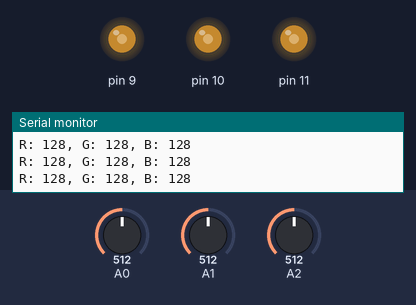
Simulated run of this sketch. Board: Arduino Uno, built with avr-gcc and run on an emulated ATmega328P. On the bench: output pins drawn as LEDs (lit = HIGH), the last lines printed to the serial monitor. The test bench sets the inputs (shaded band); at power-on: A0 = 512, A1 = 512, A2 = 512.

Above: at 1.2 s.
1.3 s: A0 set to 306
At 1.7 s:
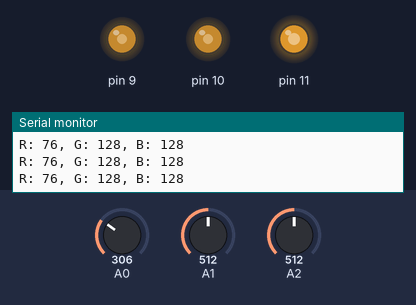
2.8 s: A1 set to 44
At 3.2 s:
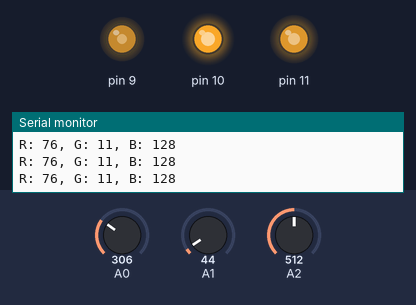
4.3 s: A1 set to 37
At 5.3 s:
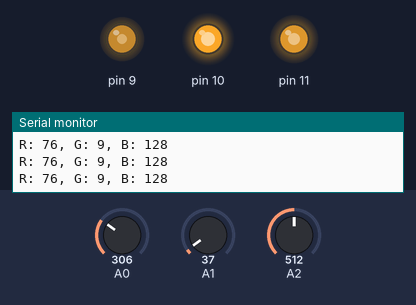
5.8 s: A2 set to 418
At 7.1 s:
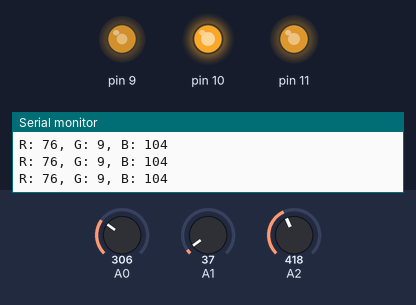
7.4 s: A2 set to 387
At 8.6 s:
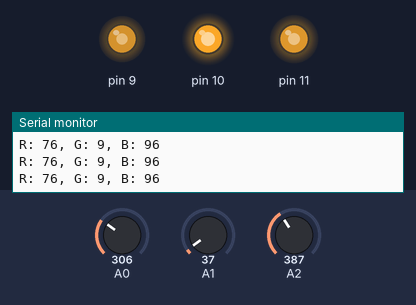
8.9 s: A0 set to 382
At 9.6 s:
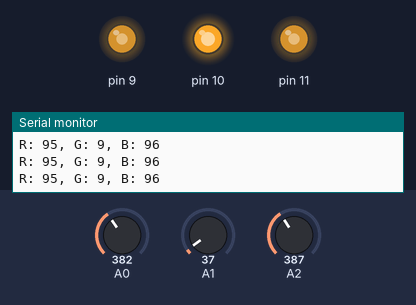
11.9 s: A0 set to 406
Timing chart, 0 to 14.9 s (numbered marks = the images above; inputs shaded):
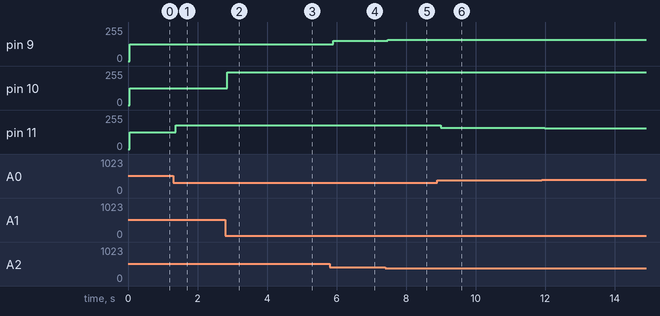

Measured:
- after the input at 1.3 s, pin 11: 127/255 → 179/255 after 0.08 s
- after the input at 2.8 s, pin 10: 127/255 → 244/255 after 0.05 s
- after the input at 4.3 s, pin 10: 244/255 → 246/255 after 0.08 s
- after the input at 5.8 s, pin 9: 127/255 → 151/255 after 0.10 s
- after the input at 7.4 s, pin 9: 151/255 → 159/255 after 0.08 s
- after the input at 8.9 s, pin 11: 179/255 → 160/255 after 0.10 s
- after the input at 11.9 s, pin 11: 160/255 → 154/255 after 0.09 s

The sketch:

practica_06.ino
```cpp
int R = 0;  // Rojo
int G = 0;  // Verde
int B = 0;  // Azul

void setup() {
  Serial.begin(9600);
  pinMode(11, OUTPUT);
  pinMode(10, OUTPUT);
  pinMode(9, OUTPUT);
}

void loop() {
  R = analogRead(0) / 4;  // Almacena lectura del potenciometro para controla el color rojo
  G = analogRead(1) / 4;  // Almacena lectura del potenciometro para controla el color verde
  B = analogRead(2) / 4;  // Almacena lectura del potenciometro para controla el color azul

  Serial.print("R: "); Serial.print(R);
  Serial.print(", G: "); Serial.print(G);
  Serial.print(", B: "); Serial.println(B);
  delay(50);

  analogWrite(11, 255 - R);
  analogWrite(10, 255 - G);
  analogWrite(9, 255 - B);
}
```
